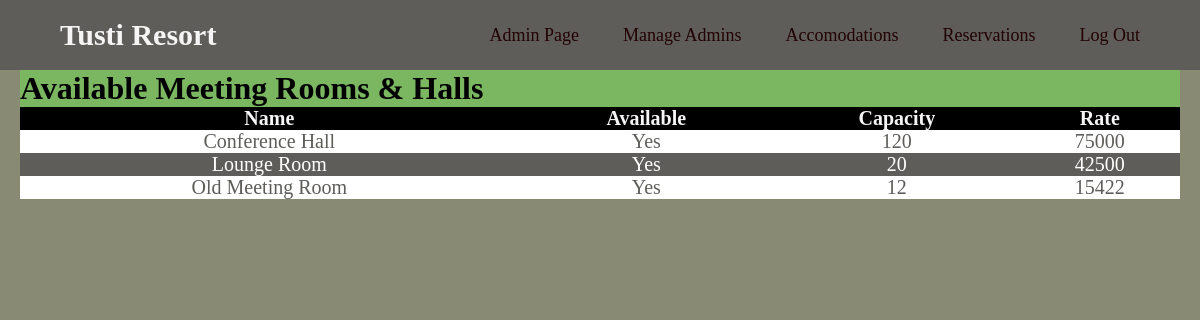
The page /src/html-php/available_meeting_rooms.php on the database its author committed.
### tables this page shows
CREATE TABLE `meeting` (
  `Name` varchar(100) NOT NULL,
  `Available` varchar(3) NOT NULL,
  `Capacity` int(11) NOT NULL,
  `Rate` int(11) NOT NULL,
  `image` varchar(100) NOT NULL,
  `detail` varchar(500) NOT NULL
);

### src/html-php/available_meeting_rooms.php (the view, shortened to what this page needs)
<!DOCTYPE html>
<html lang="en">
<head>
    <link rel = "stylesheet" href="../css/style_admin.css">
</head>
<body>
    <nav>
    <div class="logo"><a href="../html-php/home.php">Tusti Resort</a></div>
        <ul>
            <li><a href="../html-php/admin.php">Admin Page</a></li>
            <li><a href="#">Manage Admins</a>
            </li>
            <li><a href="#">Accomodations</a>
            </li>
            <li><a href="#">Reservations</a>
            </li>
            <li><a href="../html-php/home.php">Log Out</a></li>
        </ul>
    </nav>
<div class="list">
    <div>
        <h1>Available Meeting Rooms & Halls</h1>
    </div>
    <table>
        <thead>
            <tr>
                <th>Name</th>
                <th>Available</th>
                <th>Capacity</th>
                <th>Rate</th>
            </tr>
        </thead>
        <tbody>
        <?php
        $username = "root";
        $password = "test";
        $server = "db";
        $database = "rms";
        $con = mysqli_connect($server,$username,$password,$database);
        $selectquery = " select * from meeting where Available = 'Yes'";
        $query = mysqli_query($con,$selectquery);
        while($res = mysqli_fetch_array($query)){
        ?>
           <tr>
            <td><?php echo $res['Name'];?></td>
            <td><?php echo $res['Available'];?></td>
            <td><?php echo $res['Capacity'];?></td>
            <td><?php echo $res['Rate'];?></td>
           </tr>
        <?php
        }
        ?>
        </tbody>
    </table>
    </div>
</body>
</html>

### src/css/style_admin.css (style rules this page uses)
* { margin: 0; padding: 0; }
body { background-color: whitesmoke; background-size: cover; background-position: center center; height: 100vh; box-sizing: border-box; }
nav { background: rgb(94, 93, 89); font-family: times; }
nav:after { content: ''; clear: both; display: table; }
nav .logo { float: left; color: whitesmoke; font-size: 30px; font-weight: 600; line-height: 70px; padding-left: 60px; }
nav ul { float: right; list-style: none; margin-right: 40px; position: relative; }
nav ul li { display: inline-block; background: rgb(94, 93, 89); margin: 0 5px; }
nav ul li a { color:rgb(34, 2, 2); text-decoration: none; line-height: 70px; font-size:18px; padding: 8px 15px; }
.list { background-color: rgb(123,182,97); margin-left: 20px; margin-right: 20px; }

### src/html-php/available_meeting_rooms.php (style rules this page uses)
body { background-color: rgb(137,138,116); }
table { border-collapse: collapse; width: 100%; color: #5E5D59; font-family: times; font-size: 20px; text-align: center; }
th { background-color: black; color: whitesmoke; }
tr:nth-child(even) { background-color: #5E5D59; color: white; }
tr:nth-child(odd) { background-color: white; color: #5E5D59; }
a { color: whitesmoke; text-decoration: none; }

### rows shown on the page
meeting: Name "Conference Hall", Available "Yes", Capacity "120", Rate "75000"
meeting: Name "Lounge Room", Available "Yes", Capacity "20", Rate "42500"
meeting: Name "Old Meeting Room", Available "Yes", Capacity "12", Rate "15422"
